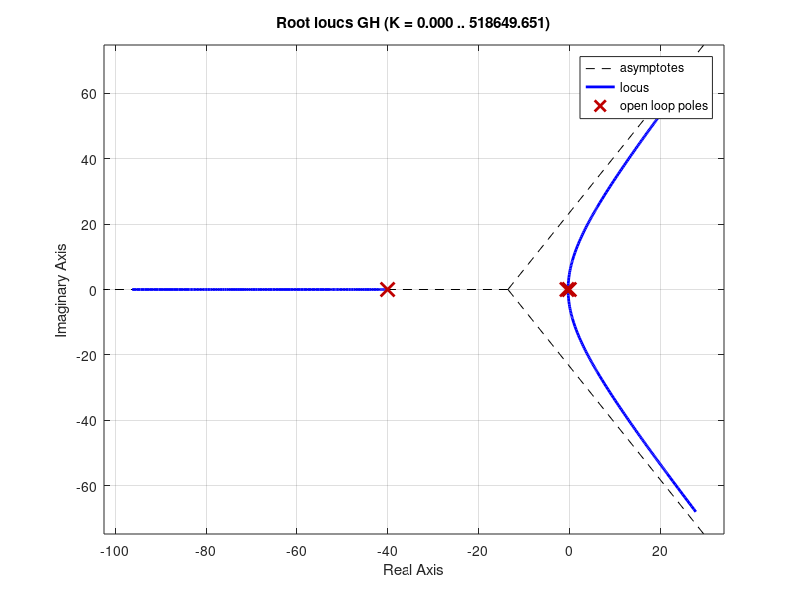

This chart was generated by the following MATLAB code: (Note: this script raises an error after producing the figure.)
clear; clf; clc;
num = [1]; den = poly([0 -0.505 -40]);
G = tf(num, den)
H = 1;
GH = G*H;
pos = 10;
z = -log(pos/100)/sqrt(pi^2+[log(pos/100)]^2)
rlocus(GH)
sgrid(z, 0)

%{
[K,p]=rlocfind(GH)
s = tf([1 0],1)
Kvo = dcgain(K*s*GH)
esso=1/Kvo
Tso = 4/abs(real(p(2)))

%settling time yang diinginkan = 1
Tsd = 1

%Kompensasi PD
dpole= (Tso/Tsd)*p(2)
[numc,denc]=tfdata(GH,'v')
angle_at_dpole =(180/pi)*...
angle(polyval(numc, dpole)/polyval(denc, dpole))
PD_angle = 180-angle_at_dpole
zc =((imag(dpole)/tan(PD_angle*pi/180))...
-real(dpole))

Gc = tf([1 zc], 1)
Gf = GH*Gc
rlocus(Gf)
sgrid(z,0)

[Kf,pf] = rlocfind(Gf)
Tsf = 4/abs(real(pf(1)))
Kvf = dcgain(Kf*s*Gf)
essf = 1/Kvf



T=feedback(K*G,H)
Tf=feedback(Kf*Gc*G,H)

step(T)
hold on
step(Tf)

legend({'uncompensated','compensated'},'Location','southeast')
%}